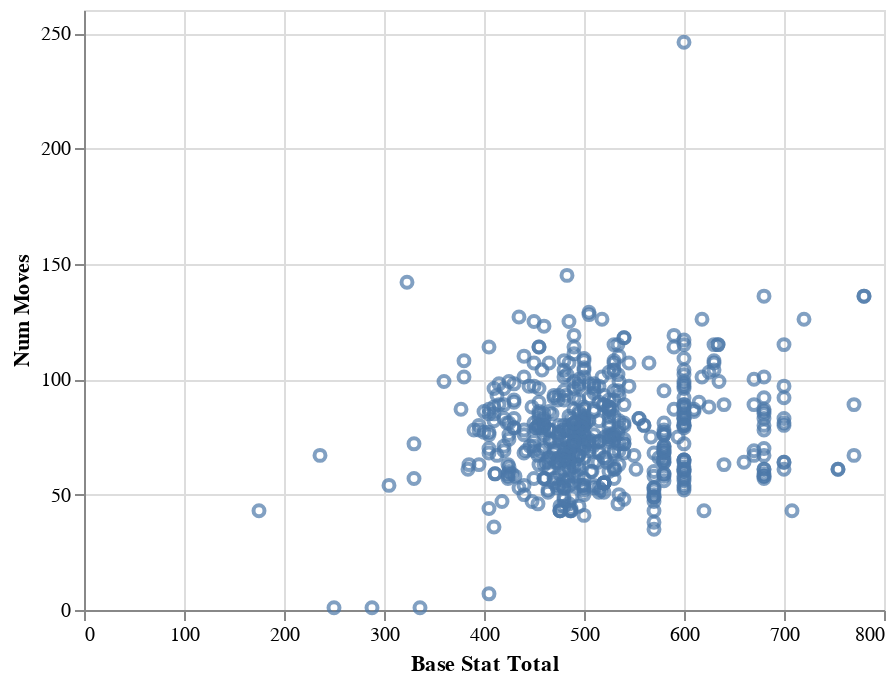

The cell this chart's notebook holds for it:
### Markdown cell above
But we digress, we wanted a scatter plot. Let's encode the Number of moves in y-axis too.

### Code cell
alt.Chart(df).mark_point().encode(
    x='Base Stat Total',
    y='Num Moves',
)

### Figure 1 — Vega-Lite specification as saved in the notebook (floating-point values rounded to 4 significant figures; data arrays with more than 128 entries replaced by an {"elided": "..."} marker saying what was removed)
{"config": {"view": {"continuousWidth": 400, "continuousHeight": 300}}, "data": {"name": "data-4ba12c371029303f29772324f5d63a54"}, "mark": "point", "encoding": {"x": {"type": "quantitative", "field": "Base Stat Total"}, "y": {"type": "quantitative", "field": "Num Moves"}}, "$schema": "https://vega.github.io/schema/vega-lite/v4.8.1.json", "datasets": {"data-4ba12c371029303f29772324f5d63a54": {"elided": "553 records"}}}
